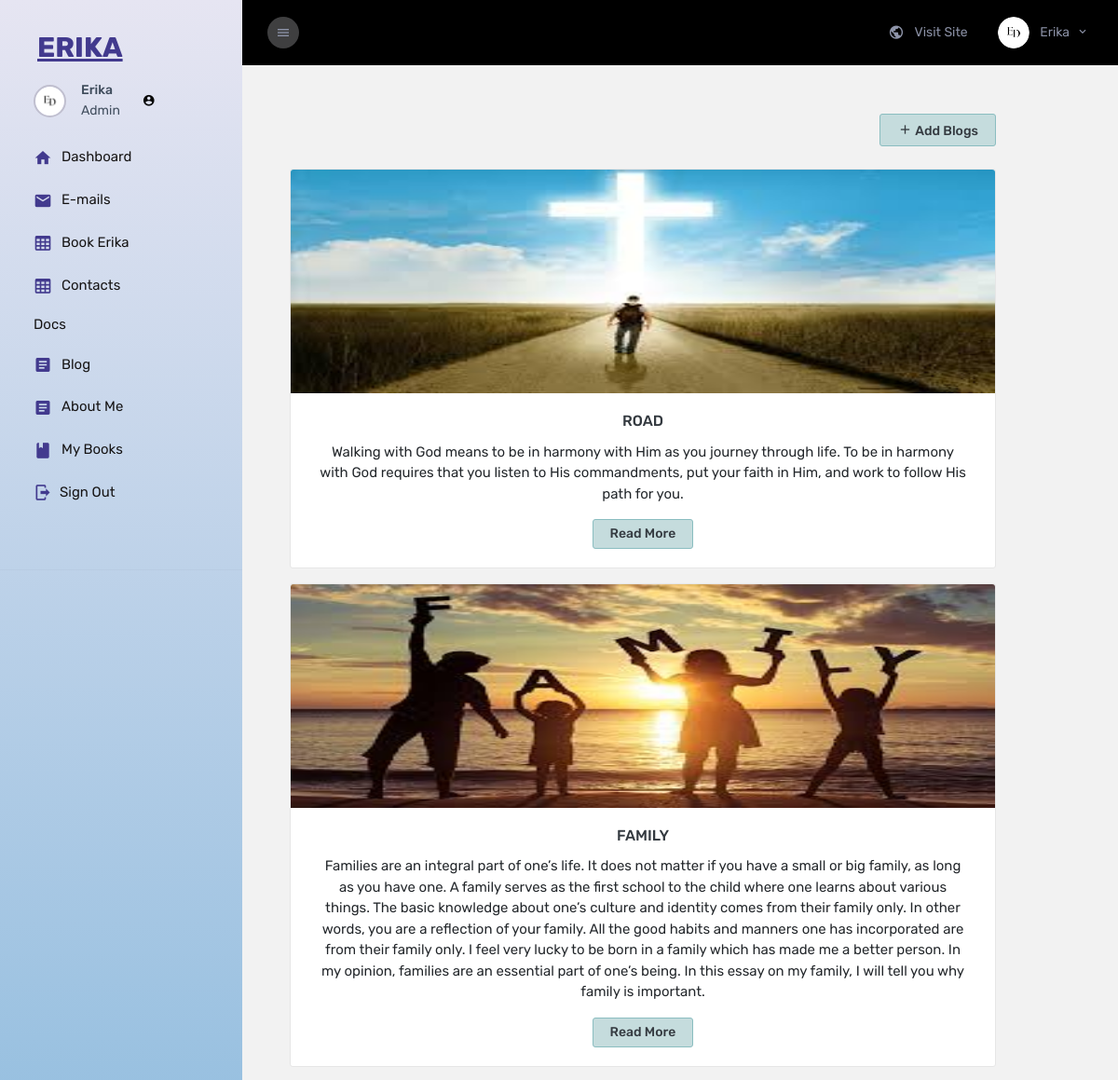
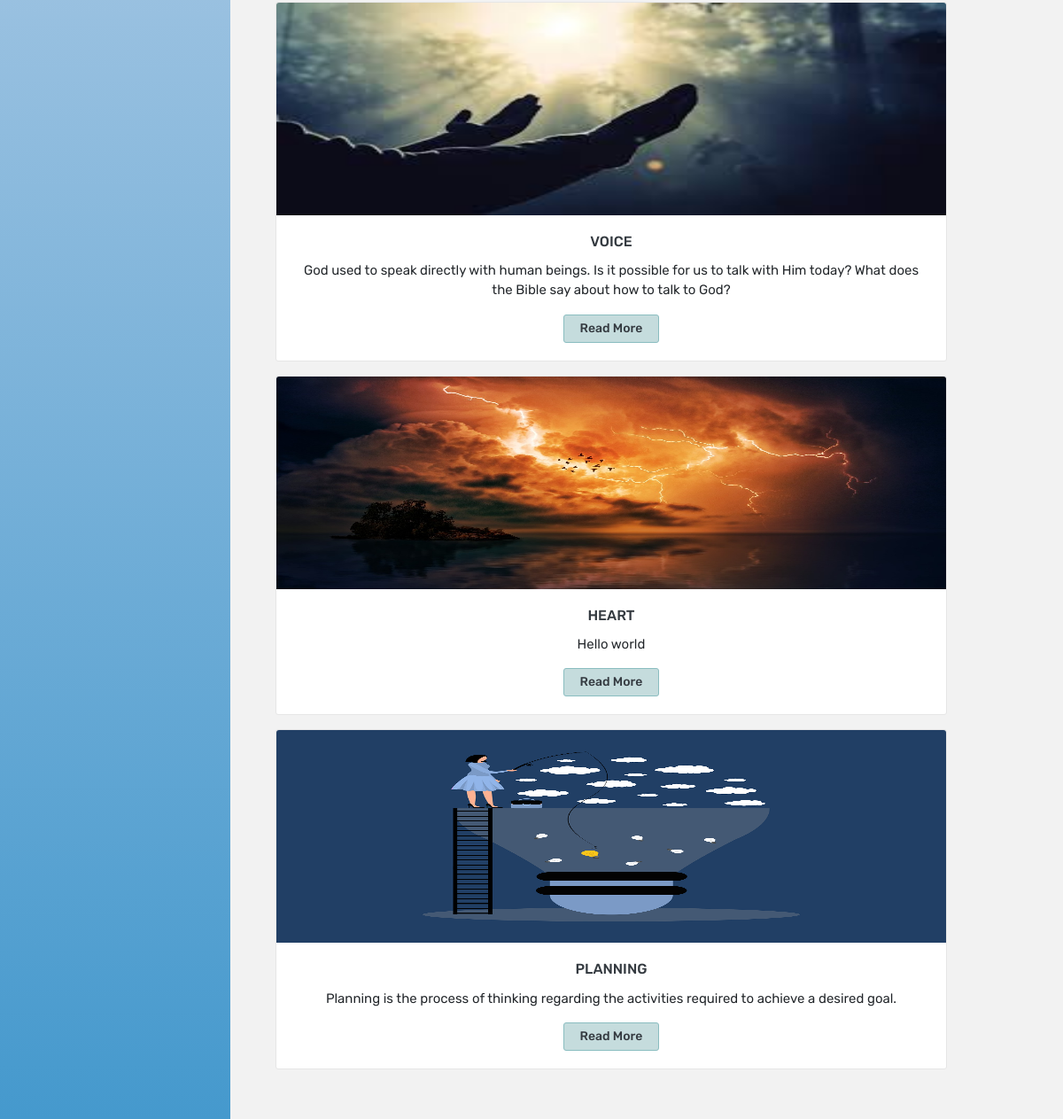
The app's page /E_Admin/admin_blog/ (signed in) with its own data (2 pictures, top to bottom).
### ErikaApp/models.py (models this page shows, shortened)
class Blog(models.Model):
    blog_title = models.CharField(max_length=100)
    blog_intro = models.TextField()
    blog_body =models.TextField()
    image = models.ImageField(upload_to="Blog_media")

### Erika_Admin/views.py (the view)
# urls.py: path('admin_blog/',views.Blogs.blogs,name='admin_blogs'),
    @login_required(login_url='adminlogin')
    def blogs(request):
        blog = Blog.objects.all()
        context = {
            'blog':blog,
            }
        return render(request, 'main/admin_blog.html',context)

### Erika_Admin/templates/main/admin_blog.html (shortened to what this page needs)
{% extends 'partials/base.html' %}
{% load static %}
{% block link %}
<link rel="stylesheet" href="{% static 'css/admin_blog.css' %}">
{% endblock link %}
{% block body %}
<div class="main-panel justify-content-center">
  <div class="content-wrapper pb-0">
      <div class="page-header flex-wrap">
        <div class="container">
          <div class="wrapper py-2">
            <div class="text-end">
              <a href="{% url 'add_blog' %}" class="btn btn-color"><i class="mdi mdi-plus"></i> Add Blogs</a>
            </div>
          </div>
        </div>
          <div class="container">
            <div class="wrapper py-3">
              {% for blog in blog reversed %}
              <div class="card text-center mb-3">
                <img src="{{blog.image.url}}" width="auto" height="240px" class="card-img-top" alt="...">
                <div class="card-body">
                  <h5 class="card-title"> {{blog.blog_title | upper}} </h5>
                  <p class="card-text">{{blog.blog_intro}} </p>
                  <a href="{% url 'read_blog' blog.id %}" class="btn btn-color">Read More</a>
                </div>
              </div>
              {% endfor %}
            </div>
          </div>
    </div>
  </div>
</div>
{% endblock body %}9l

### Erika_Admin/templates/partials/base.html (shortened to what this page needs)
<!DOCTYPE html>
{% load static %}
<html lang="en">
  <head>
    <link href="https://cdn.jsdelivr.net/npm/bootstrap@5.3.3/dist/css/bootstrap.min.css" rel="stylesheet">
    <link rel="stylesheet" href="{% static 'assets/vendors/mdi/css/materialdesignicons.min.css' %}" />
    <link rel="stylesheet" href="{% static 'assets/vendors/flag-icon-css/css/flag-icon.min.css' %}" />
    <link rel="stylesheet" href="{% static 'assets/vendors/css/vendor.bundle.base.css' %}" />
    <link rel="stylesheet" href="{% static 'assets/vendors/font-awesome/css/font-awesome.min.css' %}" />
    <link rel="stylesheet" href="{% static 'assets/vendors/bootstrap-datepicker/bootstrap-datepicker.min.css' %}" />
    <link rel="stylesheet" href="{% static 'assets/css/style.css' %}" />
    <link rel="stylesheet" href="{% static 'css/password.css' %}">
   {% block link %}
    {% endblock link %}
  </head>
  <body>
    <div class="container-scroller">
      <nav class="sidebar sidebar-offcanvas" id="sidebar">
        <div class="text-center sidebar-brand-wrapper d-flex align-items-center">
          <a class="sidebar-brand brand-logo" href="{% url 'dashboard' %}" style="color:#423a8e; font-size: 30px; font-weight: bolder;">ERIKA</a>
        </div>
        <ul class="nav">
          <li class="nav-item nav-profile">
            <a href="#" class="nav-link">
              <div class="nav-profile-image">
                <img src="{% static 'images/Ed-fav.png' %}" alt="profile" />
              </div>
              <div class="nav-profile-text d-flex flex-column pr-3">
                <span class="font-weight-medium mb-2"> {{user.username}} </span>
                <span class="font-weight-normal">Admin</span>
              </div>
              <span class="ml-2 "><i class="mdi mdi-account-circle" style="color: #070707;"></i></span>
            </a>
          </li>
          <li class="nav-item">
            <a class="nav-link" href="{% url 'dashboard' %}">
              <i class="mdi mdi-home menu-icon"></i>
              <span class="menu-title">Dashboard</span>
            </a>
          </li>
          <li class="nav-item">
            <a class="nav-link" href="{% url 'mail' %}">
              <i class="mdi mdi-email menu-icon"></i>
              <span class="menu-title">E-mails</span>
            </a>
          </li>
          <li class="nav-item">
            <a class="nav-link" href="{% url 'book_event' %}">
              <i class="mdi mdi-table-large menu-icon"></i>
              <span class="menu-title">Book Erika</span>
            </a>
          </li>
          <li class="nav-item">
            <a class="nav-link" href="{% url 'admin-contacts' %}">
              <i class="mdi mdi-table-large menu-icon"></i>
              <span class="menu-title">Contacts</span>
            </a>
          </li>
          <li class="nav-item">
            <span class="nav-link" href="#">
              <span class="menu-title">Docs</span>
            </span>
          </li>
          <li class="nav-item">
            <a class="nav-link" href="{% url 'admin_blogs' %}">
              <i class="mdi mdi-file-document-box menu-icon"></i>
              <span class="menu-title">Blog</span>
            </a>
          </li>
          <li class="nav-item">
            <a class="nav-link" href="{% url 'about-me' %}">
              <i class="mdi mdi-file-document-box menu-icon"></i>
              <span class="menu-title">About Me</span>
            </a>
          </li>
          <li class="nav-item">
            <a class="nav-link" href="{% url 'books-section' %}">
              <i class="mdi mdi-book menu-icon"></i>
              <span class="menu-title">My Books</span>
            </a>
          </li>
          <li class="nav-item">
            <a class="nav-link" href="{% url 'out' %}">
              <i class="mdi mdi-logout mr-2 menu-icon"></i>
              <span class="menu-title">Sign Out</span>
            </a>
          </li>
        </ul>
        <hr>
      </nav>
      <div class="container-fluid page-body-wrapper">
        <nav class="navbar col-lg-12 col-12 p-lg-0 fixed-top d-flex flex-row">
          <div class="navbar-menu-wrapper d-flex align-items-stretch justify-content-between">
            <button class="navbar-toggler navbar-toggler align-self-center mr-2" type="button" data-toggle="minimize">
              <i class="mdi mdi-menu"></i>
            </button>
             <ul class="navbar-nav">
            <ul class="navbar-nav navbar-nav-right ml-lg-auto">
              <li class="nav-item dropdown d-none d-xl-flex border-0">
                <a class="nav-link " href="/">
                  <i class="mdi mdi-earth"></i> Visit Site</a>
              </li>
              <li class="nav-item nav-profile dropdown border-0">
                <a class="nav-link dropdown-toggle" id="profileDropdown" href="#" data-toggle="dropdown">
                  <img class="nav-profile-img mr-2" alt="" src="{% static 'images/Ed-fav.png' %}" />
                  <span class="profile-name"> {{user.username}} </span>
                </a>
              </li>
            </ul>
          </div>
        </nav>
        {% block body %}
        {% endblock body %}
        <footer class="footer">
          </footer>
        </div>
      </div>
  </body>
</html>

### Erika_Admin/static/css/admin_blog.css (style rules this page uses)
.btn-color { background: #c5dcdd; border: 1px solid #8abdc0 !important; }

### records on screen
Blog: image (picture), blog_title "ROAD", blog_intro "Walking with God means to be in harmony with Him as you journey through life. To be in harmony with God requires that you listen to His commandments, put your faith in Him, and work to follow His path for you."
Blog: image (picture), blog_title "FAMILY", blog_intro "Families are an integral part of one’s life. It does not matter if you have a small or big family, as long as you have one. A family serves as the first school to the child where one learns about various things. The basic knowledge about one’s culture and identity comes from their family only. In other words, you are a reflection of your family. All the good habits and manners one has incorporated are from their family only. I feel very lucky to be born in a family which has made me a better person. In my opinion, families are an essential part of one’s being. In this essay on my family, I will tell you why family is important."
Blog: image (picture), blog_title "VOICE", blog_intro "God used to speak directly with human beings. Is it possible for us to talk with Him today? What does the Bible say about how to talk to God?"
Blog: image (picture), blog_title "HEART", blog_intro "Hello world"
Blog: image (picture), blog_title "PLANNING", blog_intro "Planning is the process of thinking regarding the activities required to achieve a desired goal."

### other values on screen
{{ user.username }} "Erika"
